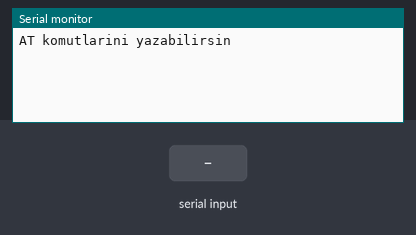
The sketch below on a simulated Arduino Uno, built with avr-gcc and run on an emulated ATmega328P. Parts: the last lines printed to the serial monitor. The test bench sets the inputs (shaded band).

Above: at 1.2 s.
1.3 s: "1" received over the second serial link
At 2.2 s:
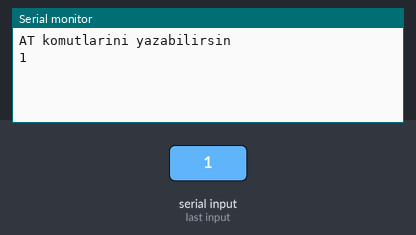
2.8 s: "0" received over the second serial link
At 3.3 s:
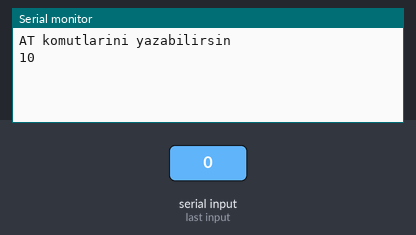

Measured:
- after the input at 1.3 s, the serial monitor: prints a new line at once (image 1)
- after the input at 2.8 s, the serial monitor: prints a new line at once (image 2)

The sketch:

at_test.ino
```cpp
// HC-05 AT komut test sketch'i
// Bagantilar: HC-05 TXD -> pin 10, HC-05 RXD -> pin 11
// Serial Monitor: 9600 baud, Both NL & CR

#include <SoftwareSerial.h>
SoftwareSerial BT(10, 11);  // RX, TX

void setup() {
  Serial.begin(9600);
  BT.begin(38400);            // HC-05 AT modunda 38400
  Serial.println("AT komutlarini yazabilirsin");
}

void loop() {
  if (Serial.available()) BT.write(Serial.read());
  if (BT.available())     Serial.write(BT.read());
}
```
